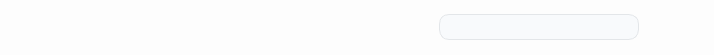
     <widget class="QFrame" name="frame_3">
      <property name="sizePolicy">
       <sizepolicy hsizetype="Preferred" vsizetype="Fixed">
        <horstretch>0</horstretch>
        <verstretch>0</verstretch>
       </sizepolicy>
      </property>
      <property name="minimumSize">
       <size>
        <width>0</width>
        <height>55</height>
       </size>
      </property>
      <property name="maximumSize">
       <size>
        <width>16777215</width>
        <height>50</height>
       </size>
      </property>
      <property name="styleSheet">
       <string notr="true">.QFrame{
background-color: #FDFDFD;
border: 2px solid  #FDFDFD;
}

QPushButton{
border-radius: 4px ;
border: None;
background-color: None;
padding: 6px 12px;
margin: 0px;
text-align: left;
}

QPushButton::hover{
background-color: #c5c7c9;
}

QPushButton::pressed{
padding: 2px 8px;
margin: 4px 4px;
background-color: #f8fafc;
}

QLineEdit {
    border: 1px solid #e3e6e9;
    border-radius: 10px;
    background-color: #f8fafc;
	padding: 4px 6px;
}</string>
      </property>
      <property name="frameShape">
       <enum>QFrame::StyledPanel</enum>
      </property>
      <property name="frameShadow">
       <enum>QFrame::Raised</enum>
      </property>
      <layout class="QHBoxLayout" name="horizontalLayout">
       <item>
        <widget class="QPushButton" name="menu">
         <property name="text">
          <string/>
         </property>
         <property name="icon">
          <iconset>
           <normaloff>:/icons/icons/ic--outline-keyboard-double-arrow-left.svg</normaloff>
           <normalon>:/newPrefix/ic--baseline-menu.svg</normalon>
           <activeoff>:/newPrefix/ic--outline-keyboard-double-arrow-left.svg</activeoff>:/icons/icons/ic--outline-keyboard-double-arrow-left.svg</iconset>
         </property>
         <property name="checkable">
          <bool>true</bool>
         </property>
         <property name="checked">
          <bool>true</bool>
         </property>
         <property name="autoExclusive">
          <bool>false</bool>
         </property>
        </widget>
       </item>
       <item>
        <widget class="QLabel" name="label_2">
         <property name="text">
          <string/>
         </property>
        </widget>
       </item>
       <item>
        <spacer name="horizontalSpacer">
         <property name="orientation">
          <enum>Qt::Horizontal</enum>
         </property>
         <property name="sizeHint" stdset="0">
          <size>
           <width>351</width>
           <height>20</height>
          </size>
         </property>
        </spacer>
       </item>
       <item>
        <widget class="QLineEdit" name="quick_search_input">
         <property name="minimumSize">
          <size>
           <width>200</width>
           <height>0</height>
          </size>
         </property>
        </widget>
       </item>
       <item>
        <widget class="QPushButton" name="quick_search_button">
         <property name="text">
          <string/>
         </property>
         <property name="icon">
          <iconset>
           <normalon>:/newPrefix/ic--baseline-search.svg</normalon>
          </iconset>
         </property>
        </widget>
       </item>
      </layout>
     </widget>
